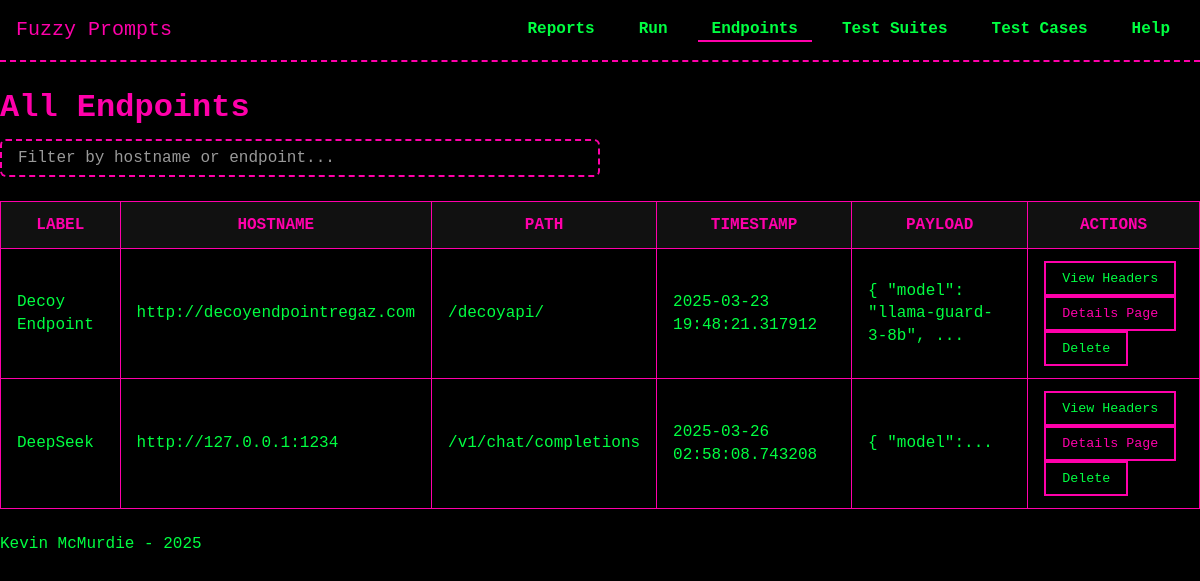
Page /endpoints/ on the earlier database version.
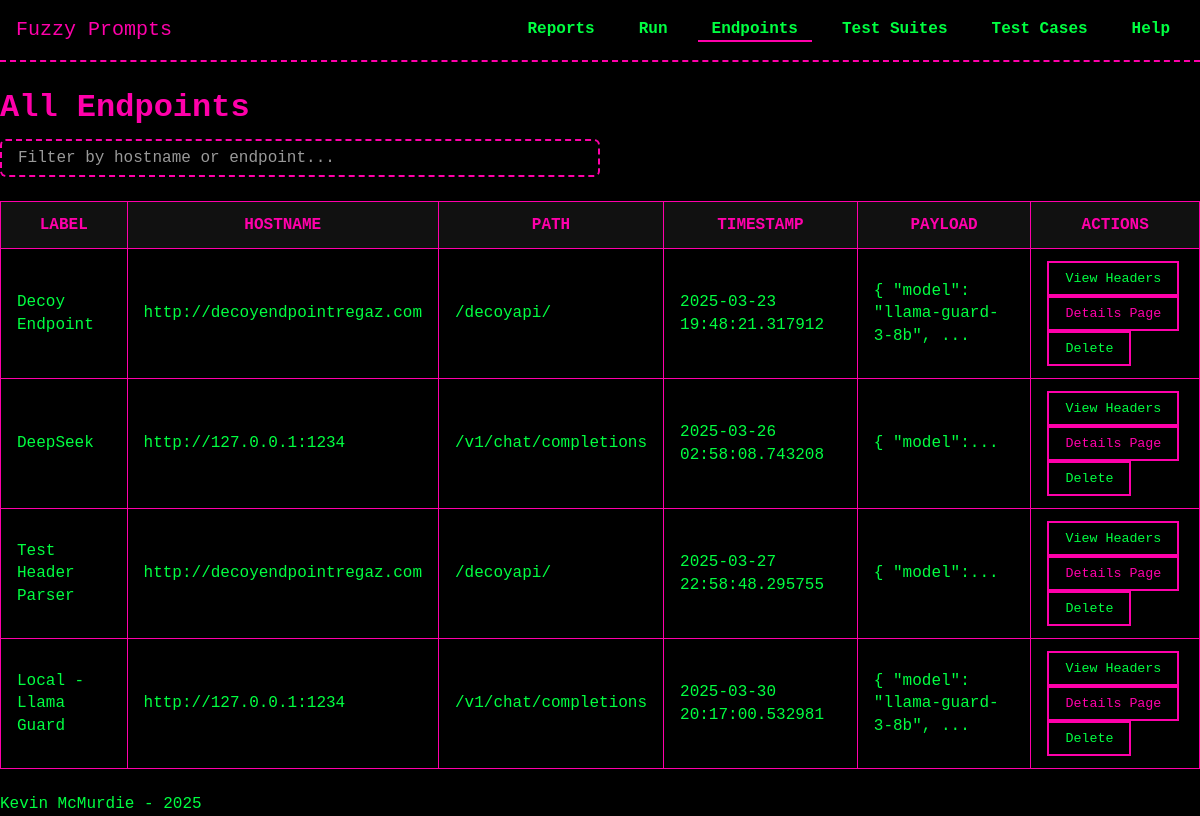
Same page on the later database version.
### models/model_Endpoints.py (models this page shows, shortened)
class Endpoint(db.Model):
    __tablename__ = 'endpoints'
    id = db.Column(db.Integer, primary_key=True)
    name = db.Column(db.String(255), nullable=False)  # New name attribute
    hostname = db.Column(db.String, nullable=False)
    endpoint = db.Column(db.String, nullable=False)
    http_payload = db.Column(db.Text, nullable=True)   # HTTP payload sent with the request, should handle and store as JSON
    timestamp = db.Column(db.DateTime, default=datetime.utcnow)  # <--- ADDED TIMESTAMP
    headers = db.relationship('APIHeader', back_populates='endpoint', cascade='all, delete-orphan')
    test_runs = db.relationship('TestRun', back_populates='endpoint')

### routes/endpoints.py (the view)
@endpoints_bp.route('/', methods=['GET'])
def list_endpoints():
    endpoints = Endpoint.query.all()
    return render_template('endpoints/list_endpoints.html', endpoints=endpoints)

### templates/endpoints/list_endpoints.html (shortened to what this page needs)
{% extends "base.html" %}
{% block head %}
  <link rel="stylesheet" href="{{ url_for('static', filename='css/tables.css') }}">
{% endblock %}
{% block content %}
<h1>All Endpoints</h1>
<input
  type="text"
  id="searchEndpoint"
  placeholder="Filter by hostname or endpoint..."
  class="search-bar"
>
<table id="endpointsTable">
  <thead>
    <tr>
      <th>Label</th>
      <th>Hostname</th>
      <th>Path</th>
      <th>Timestamp</th>
      <th>Payload</th>
      <th>Actions</th>
    </tr>
  </thead>
  <tbody>
    {% for ep in endpoints %}
      <tr>
        <td>{{ ep.name }}</td>
        <td>{{ ep.hostname }}</td>
        <td>{{ ep.endpoint }}</td>
        <td>
          {% if ep.timestamp %}
            {{ ep.timestamp }}
          {% else %}
            --
          {% endif %}
        </td>
        <td>
          {% if ep.http_payload %}
            {{ ep.http_payload|truncate(50) }}
          {% else %}
            --
          {% endif %}
        </td>
        <td>
            <button
              type="button"
              class="view-headers-btn"
              data-endpoint-id="{{ ep.id }}"
            >
              View Headers
            </button>
            <button
              type="button"
              class="details-page-btn">
              <a href="{{ url_for('endpoints_bp.view_endpoint_details', endpoint_id=ep.id) }}">Details Page</a>
            </button>
            <form action="{{ url_for('endpoints_bp.delete_endpoint', endpoint_id=ep.id) }}" method="POST" style="display:inline;">
              <button
                type="submit"
                class="delete-endpoint-btn"
                onclick="return confirm('Are you sure you want to delete this endpoint?');"
              >
                Delete
              </button>
            </form>
        </td>
      </tr>
    {% endfor %}
  </tbody>
</table>
{% endblock %}

### templates/base.html (shortened to what this page needs)
<!DOCTYPE html>
<html lang="en">
<head>
  <link rel="stylesheet" href="{{ url_for('static', filename='css/theme.css') }}">
  <link rel="stylesheet" href="{{ url_for('static', filename='css/navbar.css') }}">
  {% block head %}{% endblock %}
</head>
<body>
  <header>
    <nav class="navbar navbar-fixed">
      <div class="nav-brand glitch">
        <a href="{{ url_for('core_bp.index') }}">Fuzzy Prompts</a>
      </div>
      <ul class="nav-links">
        <li class="dropdown {% if request.endpoint and request.endpoint.startswith('report_bp') %}active{% endif %}">
          <a href="#">Reports</a>
        </li>
        <li class="dropdown {% if request.endpoint and request.endpoint.startswith('test_runs_bp') %}active{% endif %}">
          <a href="#">Run</a>
        </li>
        <li class="dropdown {% if request.endpoint and request.endpoint.startswith('endpoints_bp') %}active{% endif %}">
          <a href="#">Endpoints</a>
        </li>
        <li class="dropdown {% if request.endpoint and request.endpoint.startswith('test_suites_bp') %}active{% endif %}">
          <a href="#">Test Suites</a>
        </li>
        <li class="dropdown {% if request.endpoint and request.endpoint.startswith('test_cases_bp') %}active{% endif %}">
          <a href="#">Test Cases</a>
        </li>
        <li class="dropdown {% if request.endpoint and request.endpoint.startswith('help_bp') %}active{% endif %}">
          <a href="{{ url_for('help_bp.index') }}">Help</a>
        </li>
      </ul>
    </nav>
  </header>
  <main>
    {% block content %}{% endblock %}
  </main>
  <footer>
    <p>Kevin McMurdie - 2025</p>
  </footer>
</body>
</html>

### static/css/theme.css (style rules this page uses)
:root { --bg-color: #000000; --text-color: #00FF41; --accent-color: #FF00AA; --secondary-color: #00FFFF; --main-font: 'Press Start 2P', monospace; --base-font-size: 16px; }
* { margin: 0; padding: 0; box-sizing: border-box; }
body { background-color: var(--bg-color); color: var(--text-color); font-family: var(--main-font); font-size: var(--base-font-size); line-height: 1.4; padding-top: 70px; }
a { color: var(--accent-color); text-decoration: none; }
h1, h2, h3, h4, h5, h6 { color: var(--accent-color); margin: 1rem 0 0.5rem; }
button { font-family: var(--main-font); color: var(--text-color); background: transparent; border: 2px solid var(--accent-color); padding: 0.5rem 1rem; cursor: pointer; transition: all 0.2s; }
.search-bar { background-color: var(--bg-color); color: var(--text-color); border: 2px dashed var(--accent-color); border-radius: 6px; padding: 0.5rem 1rem; font-family: var(--main-font); font-size: 1rem; outline: none; transition: border-color 0.2s, box-shadow 0.2s; width: 50%; }
.search-bar::placeholder { color: rgba(255, 255, 255, 0.6); opacity: 1; }
.glitch { position: relative; color: var(--accent-color); animation: glitch 2s infinite; }

### static/css/navbar.css (style rules this page uses)
.navbar { display: flex; align-items: center; justify-content: space-between; background-color: var(--bg-color); border-bottom: 2px dashed var(--accent-color); padding: 1rem; }
.navbar-fixed { position: fixed; top: 0; left: 0; width: 100%; z-index: 1000; }
.nav-brand a { color: var(--accent-color); text-decoration: none; font-size: 1.25rem; }
.nav-links { list-style: none; display: flex; gap: 1rem; }
.nav-links a { color: var(--text-color); font-weight: 600; padding: 0.5rem 0.75rem; border: 2px solid transparent; transition: border-color 0.2s; }
.navbar li.active { color: var(--secondary-color); border-bottom: 2px solid var(--accent-color); font-weight: bold; }
.nav-links li.dropdown { position: relative; }

### static/css/tables.css (style rules this page uses)
table { width: 100%; border-collapse: collapse; margin: 1.5rem 0; }
th, td { padding: 0.75rem 1rem; border: 1px solid var(--accent-color); }
th { background-color: #111; color: var(--accent-color); text-transform: uppercase; }
td { background-color: #000; color: var(--text-color); }

Differences in the rows shown:
added Endpoint: name "Test Header Parser", hostname "http://decoyendpointregaz.com", endpoint "/decoyapi/", timestamp "2025-03-27 22:58:48.295755", http_payload "{ \"model\":..."
added Endpoint: name "Local - Llama Guard", hostname "http://127.0.0.1:1234", endpoint "/v1/chat/completions", timestamp "2025-03-30 20:17:00.532981", http_payload "{ \"model\": \"llama-guard-3-8b\", ..."
